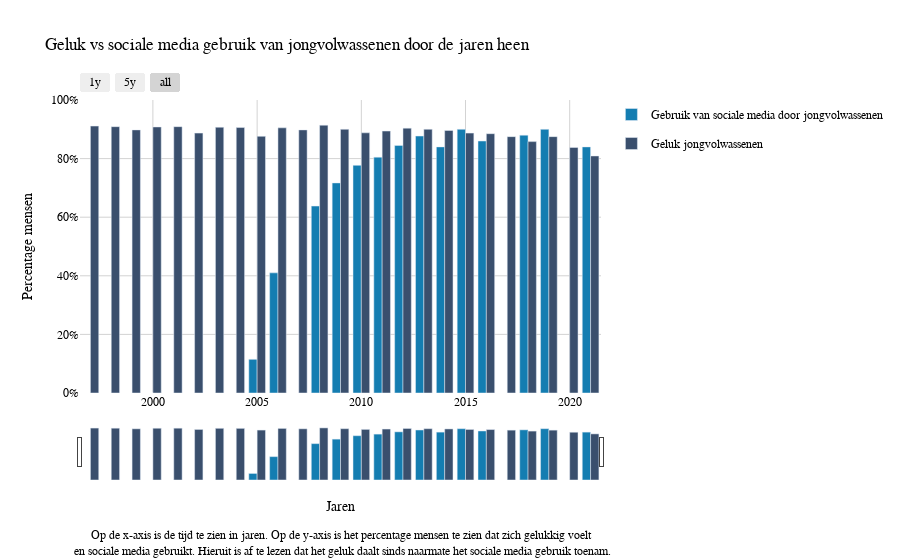

The cell this chart's notebook holds for it:
### Code cell
data = [
    go.Bar(x = cr['Category'],
          y = cr['18-29'],
          name = 'Gebruik van sociale media door jongvolwassenen',
          legendgroup = 'Gebruik van sociale media door jongvolwassenen',
          marker = dict(color = '#147db1')
          ),
    go.Bar(x = cr['Category'],
          y = cr['Geluk, 18 tot 25 jaar'],
          name = 'Geluk jongvolwassenen',
          legendgroup = 'Geluk jongvolwassenen',
          marker = dict(color = '#3a4f6d')
          )
]

x_layout = go.Layout(title = 'Geluk vs sociale media gebruik van jongvolwassenen door de jaren heen',
                    xaxis = dict(title = 'Jaren', 
                                gridcolor = 'lightgray'
                                ),
                    yaxis = dict(title = 'Percentage mensen', 
                                 tickformat = ',.0%',
                                range = [0, 1],
                                gridcolor = 'lightgray'),
                    font = dict(family = 'Georgia', 
                                color = 'Black'),
                    plot_bgcolor = 'white',
                    paper_bgcolor = 'white' 
                    )

x_figure = go.Figure(data = data, layout = x_layout)

x_figure.update_layout(
    xaxis=dict(
        rangeselector=dict(
            buttons=list([
                dict(count=1,
                     label="1y",
                     step="year",
                     stepmode="backward"),
                dict(count=5,
                     label="5y",
                     step="year",
                     stepmode="backward"),
                dict(step="all")
            ])
        ),
        rangeslider=dict(
            visible=True
        ),
        type="date"
    )
)

x_figure.add_annotation(
    xref="paper", yref="paper",
    x=0.5, y=-0.57,
    text="Op de x-axis is de tijd te zien in jaren. Op de y-axis is het percentage mensen te zien dat zich gelukkig voelt<br> en sociale media gebruikt. Hieruit is af te lezen dat het geluk daalt sinds naarmate het sociale media gebruik toenam.",
    showarrow=False,
)

x_figure.show()

### Figure 1 — Plotly figure (JSON) as saved in the notebook; plotly's stock layout.template omitted (floating-point values rounded to 4 significant figures)
{"data": [{"legendgroup": "Gebruik van sociale media door jongvolwassenen", "marker": {"color": "#147db1"}, "name": "Gebruik van sociale media door jongvolwassenen", "type": "bar", "x": [1997, 1998, 1999, 2000, 2001, 2002, 2003, 2004, 2005, 2006, 2007, 2008, 2009, 2010, 2011, 2012, 2013, 2014, 2015, 2016, 2017, 2018, 2019, 2020, 2021], "y": [null, null, null, null, null, null, null, null, 0.115, 0.41, null, 0.638, 0.717, 0.777, 0.805, 0.845, 0.877, 0.84, 0.9, 0.86, null, 0.88, 0.9, null, 0.84]}, {"legendgroup": "Geluk jongvolwassenen", "marker": {"color": "#3a4f6d"}, "name": "Geluk jongvolwassenen", "type": "bar", "x": [1997, 1998, 1999, 2000, 2001, 2002, 2003, 2004, 2005, 2006, 2007, 2008, 2009, 2010, 2011, 2012, 2013, 2014, 2015, 2016, 2017, 2018, 2019, 2020, 2021], "y": [0.911, 0.909, 0.898, 0.908, 0.909, 0.887, 0.907, 0.906, 0.876, 0.905, 0.898, 0.914, 0.9, 0.888, 0.894, 0.904, 0.9, 0.896, 0.887, 0.885, 0.875, 0.858, 0.875, 0.838, 0.809]}], "layout": {"annotations": [{"showarrow": false, "text": "Op de x-axis is de tijd te zien in jaren. Op de y-axis is het percentage mensen te zien dat zich gelukkig voelt<br> en sociale media gebruikt. Hieruit is af te lezen dat het geluk daalt sinds naarmate het sociale media gebruik toenam.", "x": 0.5, "xref": "paper", "y": -0.57, "yref": "paper"}], "font": {"color": "Black", "family": "Georgia"}, "paper_bgcolor": "white", "plot_bgcolor": "white", "title": {"text": "Geluk vs sociale media gebruik van jongvolwassenen door de jaren heen"}, "xaxis": {"gridcolor": "lightgray", "rangeselector": {"buttons": [{"count": 1, "label": "1y", "step": "year", "stepmode": "backward"}, {"count": 5, "label": "5y", "step": "year", "stepmode": "backward"}, {"step": "all"}]}, "rangeslider": {"visible": true}, "title": {"text": "Jaren"}, "type": "date"}, "yaxis": {"gridcolor": "lightgray", "range": [0, 1], "tickformat": ",.0%", "title": {"text": "Percentage mensen"}}}}
